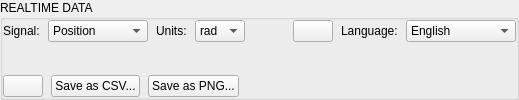
     <widget class="QGroupBox" name="RealtimeDataGroupBox">
      <property name="title">
       <string>REALTIME DATA</string>
      </property>
      <layout class="QVBoxLayout" name="verticalLayout_24" stretch="1,40,1">
       <property name="spacing">
        <number>4</number>
       </property>
       <property name="leftMargin">
        <number>0</number>
       </property>
       <property name="topMargin">
        <number>0</number>
       </property>
       <property name="rightMargin">
        <number>0</number>
       </property>
       <property name="bottomMargin">
        <number>0</number>
       </property>
       <item>
        <layout class="QHBoxLayout" name="horizontalLayout_26" stretch="0,0,0,0,0,0,0,0">
         <property name="spacing">
          <number>8</number>
         </property>
         <property name="sizeConstraint">
          <enum>QLayout::SetDefaultConstraint</enum>
         </property>
         <property name="leftMargin">
          <number>0</number>
         </property>
         <property name="topMargin">
          <number>0</number>
         </property>
         <property name="rightMargin">
          <number>0</number>
         </property>
         <property name="bottomMargin">
          <number>0</number>
         </property>
         <item>
          <widget class="QLabel" name="SignalLbl">
           <property name="text">
            <string>Signal:</string>
           </property>
          </widget>
         </item>
         <item>
          <widget class="QComboBox" name="SignalComboBox">
           <item>
            <property name="text">
             <string>Position</string>
            </property>
           </item>
           <item>
            <property name="text">
             <string>Velocity</string>
            </property>
           </item>
           <item>
            <property name="text">
             <string>Torque</string>
            </property>
           </item>
           <item>
            <property name="text">
             <string>Temperature</string>
            </property>
           </item>
           <item>
            <property name="text">
             <string>Current</string>
            </property>
           </item>
           <item>
            <property name="text">
             <string>Encoder</string>
            </property>
           </item>
           <item>
            <property name="text">
             <string>Log</string>
            </property>
           </item>
          </widget>
         </item>
         <item>
          <widget class="QLabel" name="UnitsLbl">
           <property name="text">
            <string>Units:</string>
           </property>
          </widget>
         </item>
         <item>
          <widget class="QComboBox" name="UnitsComboBox">
           <item>
            <property name="text">
             <string>rad</string>
            </property>
           </item>
           <item>
            <property name="text">
             <string>deg</string>
            </property>
           </item>
          </widget>
         </item>
         <item>
          <spacer name="horizontalSpacer_12">
           <property name="orientation">
            <enum>Qt::Horizontal</enum>
           </property>
           <property name="sizeHint" stdset="0">
            <size>
             <width>40</width>
             <height>20</height>
            </size>
           </property>
          </spacer>
         </item>
         <item>
          <widget class="QPushButton" name="PreferencesBtn">
           <property name="toolTip">
            <string>Preferences</string>
           </property>
           <property name="text">
            <string/>
           </property>
           <property name="icon">
            <iconset resource="icons.qrc">
             <normaloff>:/icons/settings_white.svg</normaloff>:/icons/settings_white.svg</iconset>
           </property>
           <property name="iconSize">
            <size>
             <width>16</width>
             <height>16</height>
            </size>
           </property>
          </widget>
         </item>
         <item>
          <widget class="QLabel" name="LanguageLbl">
           <property name="text">
            <string>Language:</string>
           </property>
          </widget>
         </item>
         <item>
          <widget class="QComboBox" name="LanguageComboBox">
           <property name="sizeAdjustPolicy">
            <enum>QComboBox::AdjustToContents</enum>
           </property>
           <property name="minimumContentsLength">
            <number>10</number>
           </property>
           <item>
            <property name="text">
             <string>English</string>
            </property>
            <property name="icon">
             <iconset resource="icons.qrc">
              <normaloff>:/icons/flag_uk.png</normaloff>:/icons/flag_uk.png</iconset>
            </property>
           </item>
           <item>
            <property name="text">
             <string>Русский</string>
            </property>
            <property name="icon">
             <iconset resource="icons.qrc">
              <normaloff>:/icons/flag_russia.png</normaloff>:/icons/flag_russia.png</iconset>
            </property>
           </item>
           <item>
            <property name="text">
             <string>中文</string>
            </property>
            <property name="icon">
             <iconset resource="icons.qrc">
              <normaloff>:/icons/flag_china.png</normaloff>:/icons/flag_china.png</iconset>
            </property>
           </item>
          </widget>
         </item>
        </layout>
       </item>
       <item>
        <widget class="QWidget" name="PlotHost" native="true"/>
       </item>
       <item>
        <layout class="QHBoxLayout" name="horizontalLayout_2">
         <property name="spacing">
          <number>8</number>
         </property>
         <property name="leftMargin">
          <number>0</number>
         </property>
         <property name="topMargin">
          <number>0</number>
         </property>
         <property name="rightMargin">
          <number>0</number>
         </property>
         <property name="bottomMargin">
          <number>0</number>
         </property>
         <item>
          <widget class="QPushButton" name="PausePltBtn">
           <property name="whatsThis">
            <string>Play/Pause Plot Data</string>
           </property>
           <property name="text">
            <string/>
           </property>
           <property name="icon">
            <iconset resource="icons.qrc">
             <normaloff>:/icons/pause_white.svg</normaloff>:/icons/pause_white.svg</iconset>
           </property>
           <property name="iconSize">
            <size>
             <width>20</width>
             <height>20</height>
            </size>
           </property>
          </widget>
         </item>
         <item>
          <widget class="QPushButton" name="SavePltCsvBtn">
           <property name="text">
            <string>Save as CSV...</string>
           </property>
          </widget>
         </item>
         <item>
          <widget class="QPushButton" name="SavePltPngBtn">
           <property name="text">
            <string>Save as PNG...</string>
           </property>
          </widget>
         </item>
         <item>
          <spacer name="horizontalSpacer_11">
           <property name="orientation">
            <enum>Qt::Horizontal</enum>
           </property>
           <property name="sizeHint" stdset="0">
            <size>
             <width>40</width>
             <height>20</height>
            </size>
           </property>
          </spacer>
         </item>
        </layout>
       </item>
      </layout>
     </widget>
